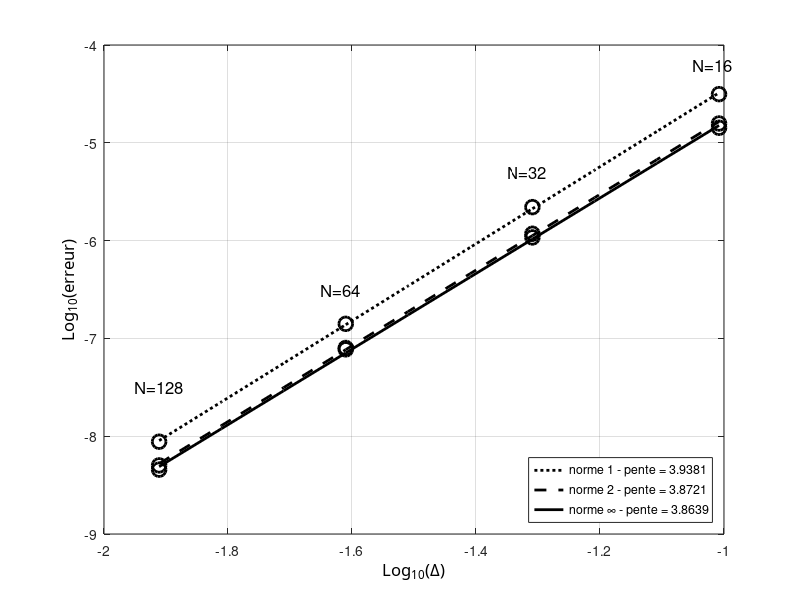

MATLAB code for this plot:
clc; clear all; close all;

radius=1;
N=[16 32 64 128];
dx=2*pi*radius./(4*N);
e1=[3.1446e-5 2.2000e-6 1.4092e-7 8.7856e-9];
e2=[1.5759e-5 1.1752e-6 7.9823e-8 5.0291e-9];
e3=[1.4251e-5 1.0776e-6 7.7308e-8 4.5510e-9];

% e1=[6.9356e-6 4.4315e-7 2.8338e-8 1.7687e-9];
% e2=[4.3733e-6 2.9918e-7 1.9272e-8 1.2084e-9];
% e3=[6.2809e-6 4.3611e-7 2.7803e-8 1.7354e-9];

% e1=[1.3615 0.2034 2.8087e-2 4.0114e-3];
% e2=[0.2499 5.0362e-2 1.0272e-2 2.1867e-3];
% e3=[.0570 1.6202e-2 4.8284e-3 1.4308e-3];

ldx=log10(dx);
le1=log10(e1);
le2=log10(e2);
le3=log10(e3);

%% plot 1
figure(11); 
%% curve 1
hl1=plot(ldx,le1,'ok');
set(hl1,'LineWidth',2.0);
set(hl1,'MarkerSize',10);
set(hl1,'MarkerEdgeColor','k');

hold on;
[a1,b1]=polyfit(ldx,le1,1);
tt=linspace(min(ldx),max(ldx),10);
lsq1=a1(2)+a1(1)*tt;
% %% courbes...
%hlf1=plot(tt,lsq1,'-r');
hlf1=plot(tt,lsq1,':k');
set(hlf1,'LineWidth',2.0);


%% curve 2
hl1=plot(ldx,le2,'ok');
set(hl1,'LineWidth',2.0);
set(hl1,'MarkerSize',10);
set(hl1,'MarkerEdgeColor','k');

hold on;
[a2,b1]=polyfit(ldx,le2,1);
tt=linspace(min(ldx),max(ldx),10);
lsq1=a2(2)+a2(1)*tt;
% %% courbes...
%hlf2=plot(tt,lsq1,'-b');
hlf2=plot(tt,lsq1,'--k');
set(hlf2,'LineWidth',2.0);

%% curve 3
hl1=plot(ldx,le3,'ok');
set(hl1,'LineWidth',2.0);
set(hl1,'MarkerSize',10);
set(hl1,'MarkerEdgeColor','k');

hold on;
[a3,b1]=polyfit(ldx,le3,1);
tt=linspace(min(ldx),max(ldx),10);
lsq1=a3(2)+a3(1)*tt;
% %% courbes...
%hlf3=plot(tt,lsq1,'-g');
hlf3=plot(tt,lsq1,'-k');
set(hlf3,'LineWidth',2.0);

ha=gca;
xa=get(gca,'Xlabel');
set(ha,'Xgrid','on');
set(xa,'String','Log_{10}(\Delta)');
set (xa,'FontName','Calibri');
set(xa,'FontSize',12);

% ylabel
ha=gca;
ya=get(gca,'Ylabel');
set(ha,'Ygrid','on');
set(ya,'String','Log_{10}(erreur)');
set (ya,'FontName','Calibri');
set(ya,'FontSize',12);

%% legend
legend([hlf1,hlf2,hlf3],{['norme 1 - pente = ' num2str(a1(1))],['norme 2 - pente = ' num2str(a2(1))],['norme \infty - pente = ' num2str(a3(1))]},'Location','SouthEast')

ht=text('Position',[-1.95,-7.5,0],'String','N=128');
set(ht,'FontSize',12);
ht=text('Position',[-1.65,-6.5,0],'String','N=64');
set(ht,'FontSize',12);
ht=text('Position',[-1.35,-5.3,0],'String','N=32');
set(ht,'FontSize',12);
ht=text('Position',[-1.05,-4.2,0],'String','N=16');
set(ht,'FontSize',12);
